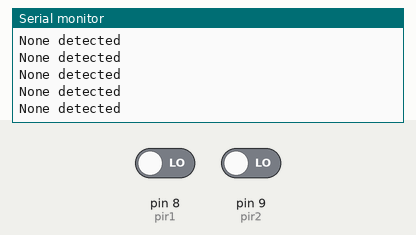
Recording of a sketch running on a simulated Arduino Uno, built with avr-gcc and run on an emulated ATmega328P. Shown: the last lines printed to the serial monitor. The test bench sets the inputs (shaded band); at power-on: pin 8 (pir1) LOW, pin 9 (pir2) LOW.

Above: at 1.2 s.
1.3 s: pin 8 (pir1) driven HIGH
At 1.9 s:
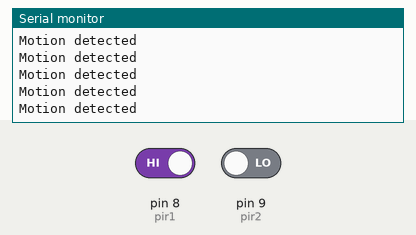
3.2 s: pin 8 (pir1) driven LOW
At 3.8 s:
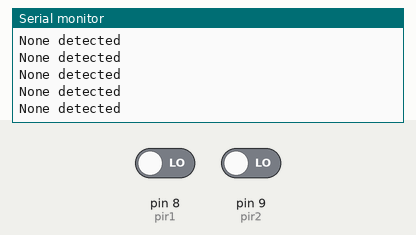
6.2 s: pin 9 (pir2) driven HIGH
At 6.9 s:
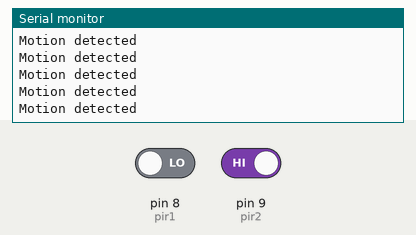
9.2 s: pin 9 (pir2) driven LOW
At 9.7 s:
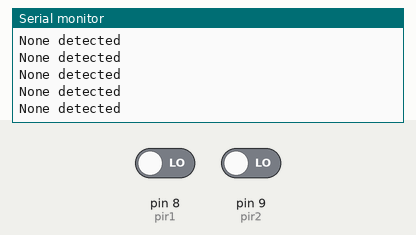
12.2 s: pin 8 (pir1) driven HIGH and pin 9 (pir2) driven HIGH
At 13.3 s:
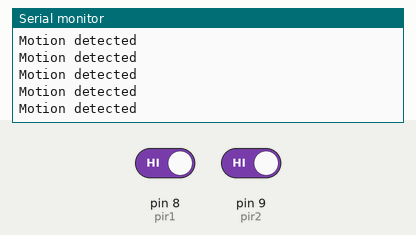
15.2 s: pin 8 (pir1) driven LOW and pin 9 (pir2) driven LOW
At 16.1 s:
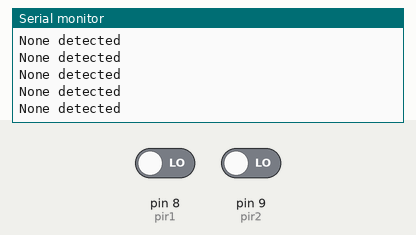

The sketch:

LightAutomation.ino
```cpp
#define pir1 8
#define pir2 9
int pirState1, pirState2;


void setup(){
  pinMode(pir1, INPUT);
  pinMode(pir2, INPUT);
  Serial.begin(9600);
}
void loop(){
  pirState1 = digitalRead(pir1);
  pirState2 = digitalRead(pir2);
  if (pirState1 == HIGH || pirState2 == HIGH){
    Serial.println("Motion detected");
  }
  else if (pirState1 == LOW && pirState2 == LOW){
    Serial.println("None detected");
  }
  delay(10);
}
```

Measured:
- after the input at 1.3 s, the serial monitor: prints a new line after 0.07 s (image 1)
